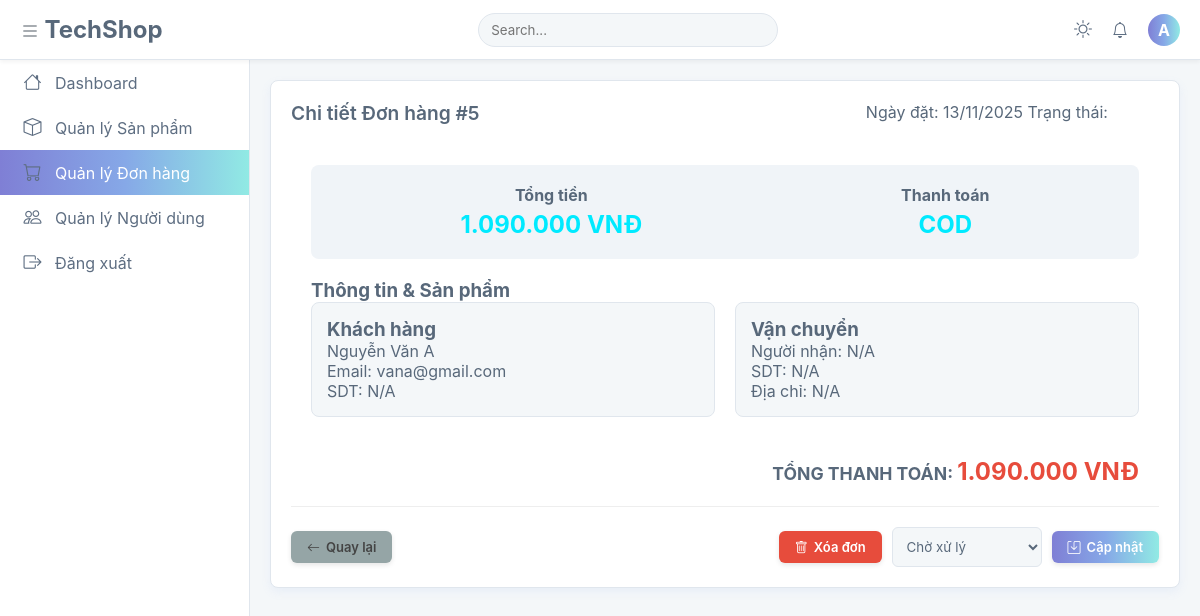
The page /public/admin/edit_orders.php?id=5 (signed in) on the database its author committed.
### tables this page shows
CREATE TABLE `don_hang` (
  `id` int(11) NOT NULL AUTO_INCREMENT,
  `id_khach_hang` int(11) NOT NULL,
  `tong_tien` decimal(10,2) NOT NULL,
  `phuong_thuc_thanh_toan` varchar(50) NOT NULL,
  `trang_thai_don` enum('cho_xac_nhan','da_xac_nhan','dang_giao','da_giao','huy') NOT NULL DEFAULT 'cho_xac_nhan',
  `ngay_dat_hang` datetime NOT NULL DEFAULT current_timestamp(),
  `id_dia_chi` int(11) NOT NULL COMMENT 'Khóa ngoại tới dia_chi',
  PRIMARY KEY (`id`),
  KEY `id_khach_hang` (`id_khach_hang`),
  KEY `fk_order_address` (`id_dia_chi`),
  CONSTRAINT `don_hang_ibfk_1` FOREIGN KEY (`id_khach_hang`) REFERENCES `nguoi_dung` (`id`) ON UPDATE CASCADE,
  CONSTRAINT `fk_order_address` FOREIGN KEY (`id_dia_chi`) REFERENCES `dia_chi` (`id`) ON UPDATE CASCADE
);

CREATE TABLE `nguoi_dung` (
  `id` int(11) NOT NULL AUTO_INCREMENT,
  `ho_ten` varchar(100) NOT NULL,
  `email` varchar(150) NOT NULL,
  `mat_khau` varchar(255) NOT NULL,
  `vai_tro` enum('khach','admin') NOT NULL DEFAULT 'khach',
  `email_verified` tinyint(1) DEFAULT 0 COMMENT '0: Chưa xác minh, 1: Đã xác minh',
  `email_verified_at` datetime DEFAULT NULL,
  `otp` varchar(6) DEFAULT NULL,
  `otp_expires_at` datetime DEFAULT NULL,
  `reset_token` varchar(64) DEFAULT NULL,
  `reset_expires_at` datetime DEFAULT NULL,
  `reset_otp` varchar(6) DEFAULT NULL,
  `reset_otp_expires` datetime DEFAULT NULL,
  `trang_thai` tinyint(1) NOT NULL DEFAULT 1 COMMENT '1: Hoạt động, 0: Bị khóa',
  `ngay_tao` datetime NOT NULL DEFAULT current_timestamp(),
  PRIMARY KEY (`id`),
  UNIQUE KEY `email` (`email`),
  UNIQUE KEY `email_2` (`email`)
);

### app/config/env.php (called while the page is built)
<?php
function env($key, $default = null) {
    static $data;
    if (!$data) {
        $data = [];
        $path = __DIR__ . '/.env';
        if (file_exists($path)) {
            $lines = file($path, FILE_IGNORE_NEW_LINES | FILE_SKIP_EMPTY_LINES);
            foreach ($lines as $line) {
                [$k, $v] = explode('=', $line, 2);
                $data[$k] = $v;
            }
        }
    }
    return $data[$key] ?? $default;
}

### app/config/database.php (called while the page is built, shortened)
<?php
require_once __DIR__ . "/env.php";
class Database {
    public $conn;
    public function __construct() {
        $this->conn = new mysqli(
            env("DB_HOST"),
            env("DB_USER"),
            env("DB_PASS"),
            env("DB_NAME")
        );
        $this->conn->set_charset("utf8");
    }
    public function getConnection() {
        return $this->conn;
    }
}

### app/models/OrderModel.php (called while the page is built, shortened)
<?php
require_once __DIR__ . '/../config/database.php';
class OrderModel {
    private $conn;
    public function __construct() {
        $this->conn = (new Database())->getConnection();
    }
    public function getById(int $id): ?array {
        $sql = "
            SELECT
                d.*,
                u.ho_ten AS ten_khach
            FROM don_hang d
            LEFT JOIN nguoi_dung u ON d.id_khach_hang = u.id
            WHERE d.id = ?
        ";
        $stmt = $this->conn->prepare($sql);
        $stmt->bind_param("i", $id);
        $stmt->execute();
        $res = $stmt->get_result()->fetch_assoc();
        return $res ?: null;
    }
}

### app/models/UserModel.php (called while the page is built, shortened)
<?php
require_once __DIR__ . '/../config/database.php';
class UserModel {
    public $conn;
    public function __construct() {
        $this->conn = (new Database())->getConnection();
    }
    public function getById($id) {
        $stmt = $this->conn->prepare("SELECT * FROM nguoi_dung WHERE id = ?");
        $stmt->bind_param("i", $id);
        $stmt->execute();
        return $stmt->get_result()->fetch_assoc();
    }
}

### public/admin/edit_orders.php (the view, shortened to what this page needs)
<?php
require_once __DIR__ . '/../../app/models/OrderModel.php';
require_once __DIR__ . '/../../app/models/UserModel.php';
$orderId = $_GET['id'] ?? null;
$orderModel = new OrderModel();
$order = $orderModel->getById((int)$orderId);
$userModel = new UserModel();
$customer = $userModel->getById($order['id_khach_hang']);
?>
<!DOCTYPE html>
<html lang="vi">
<head>
    <link rel="stylesheet" href="../assets/css/cssAdmin/admin_style.css">
    <link rel="stylesheet" href="https://cdn.jsdelivr.net/npm/bootstrap-icons@1.11.1/font/bootstrap-icons.css">
</head>
<body>
<div class="app-wrapper">
    <?php
    include __DIR__ . '/../includes/Admin/layout_sidebar.php';
    ?>
    <main class="main-content">
        <div class="card">
            <div class="card-header">
                <h5 class="card-title">Chi tiết Đơn hàng #<?= htmlspecialchars($order['id']) ?></h5>
                <div class="order-header-meta">
                    <span>Ngày đặt: <?= date('d/m/Y', strtotime($order['ngay_dat_hang'])) ?></span>
                    <span>Trạng thái:
                        <span class="status status-<?= htmlspecialchars($order['trang_thai_don']) ?>">
                        </span>
                    </span>
                </div>
            </div>
            <div class="card-body">
                <div class="order-summary-card">
                    <div class="summary-item">
                        <h4>Tổng tiền</h4>
                        <p><?= number_format($order['tong_tien'],0,',','.') ?> VNĐ</p>
                    </div>
                    <div class="summary-item">
                        <h4>Thanh toán</h4>
                        <p><?= htmlspecialchars($order['phuong_thuc_thanh_toan']) ?></p>
                    </div>
                </div>
                <h3 class="sub-section-title">Thông tin & Sản phẩm</h3>
                <div class="info-grid">
                    <div class="info-card">
                        <h3>Khách hàng</h3>
                        <p><?= htmlspecialchars($customer['ho_ten'] ?? 'N/A') ?></p>
                        <p>Email: <?= htmlspecialchars($customer['email'] ?? 'N/A') ?></p>
                        <p>SDT: <?= htmlspecialchars($customer['sdt'] ?? 'N/A') ?></p>
                    </div>
                    <div class="info-card">
                        <h3>Vận chuyển</h3>
                        <p>Người nhận: <?= htmlspecialchars($order['ten_nguoi_nhan'] ?? 'N/A') ?></p>
                        <p>SDT: <?= htmlspecialchars($order['sdt_nguoi_nhan'] ?? 'N/A') ?></p>
                        <p>Địa chỉ: <?= htmlspecialchars($order['dia_chi_giao_hang'] ?? 'N/A') ?></p>
                    </div>
                </div>
                <div class="total-summary">
                    <p><strong>TỔNG THANH TOÁN:
                        <span class="total-amount"><?= number_format($order['tong_tien'],0,',','.') ?> VNĐ</span>
                    </strong></p>
                </div>
            </div>
            <div class="card-footer">
                <a href="orders.php" class="btn btn-secondary">
                    <i class="bi bi-arrow-left"></i> Quay lại
                </a>
                <div class="right-actions">
                    <form action="orders.php" method="POST" onsubmit="return confirm('Bạn có chắc muốn xóa đơn hàng này?');">
                        <button type="submit" class="btn btn-delete">
                            <i class="bi bi-trash"></i> Xóa đơn
                        </button>
                    </form>
                    <form action="orders.php" method="POST" class="update-status-form">
                        <div class="form-group">
                            <select name="trang_thai_don" class="form-control" style="min-width: 150px;">
                                <option value="pending" <?= $order['trang_thai_don']=='pending'?'selected':'' ?>>Chờ xử lý</option>
                            </select>
                        </div>
                        <button type="submit" class="btn btn-primary">
                            <i class="bi bi-save"></i> Cập nhật
                        </button>
                    </form>
                </div>
            </div>
        </div>
    </main>
</div>
</body>
</html>

### public/assets/css/cssAdmin/admin_style.css (style rules this page uses)
:root { --light-gradient: linear-gradient(90deg, #7F7FD5 0%, #86A8E7 50%, #91EAE4 100%); --dark-gradient: linear-gradient(90deg, #00eaff 0%, #7f5eff 100%); --c-neon-cyan: #00eaff; --c-neon-purple: #7f5eff; --c-neon-border: rgba(0, 234, 255, 0.3); --c-white: #ffffff; --c-light-bg: #f4f7f9; --c-light-border: #e0e6ed; --c-light-text: #58687a; --c-light-text-sidebar: #5e6e82; --c-light-text-muted: #6c757d; --c-light-hover: #f0f4f8; --c-dark-bg: #0d1322; --c-dark-surface: #111a2b; --c-dark-text: #e6f7ff; --c-dark-text-sidebar: rgba(230, 247, 255, 0.9); --c-dark-text-muted: rgba(230, 247, 255, 0.7); --c-dark-hover: rgba(0, 234, 255, 0.1); --status-active: #2ecc71; --status-locked: #e74c3c; --status-pending: #f39c12; --status-shipping: #3498db; --sidebar-width: 250px; --sidebar-width-collapsed: 70px; --top-nav-height: 60px; --content-padding: 20px; --border-radius-card: 8px; --border-radius-input: 6px; --border-radius-button: 6px; --transition-speed-normal: 0.3s; --transition-ease: ease; --sidebar-bg: var(--c-white); --top-nav-bg: var(--c-white); --content-bg: var(--c-light-bg); --card-bg: var(--c-white); --sidebar-hover-bg: var(--c-light-hover); --text-color: var(--c-light-text); --text-light: var(--c-light-text-sidebar); --text-muted: var(--c-light-text-muted); --border-color: var(--c-light-border); --primary-color: var(--c-neon-cyan); --gradient-active: var(--light-gradient); --shadow-card: 0 4px 10px rgba(134, 168, 231, 0.1); }
* { box-sizing: border-box; margin: 0; padding: 0; font-family: -apple-system, BlinkMacSystemFont, "Segoe UI", Roboto, sans-serif; }
body { background-color: var(--content-bg); color: var(--text-color); transition: 0.3s; }
a { text-decoration: none; color: inherit; transition: 0.2s; }
.app-wrapper { padding-top: var(--top-nav-height); padding-left: var(--sidebar-width); transition: padding-left 0.3s ease; }
.main-content { padding: var(--content-padding); min-height: calc(100vh - var(--top-nav-height)); }
.card { background: var(--card-bg); border: 1px solid var(--border-color); border-radius: var(--border-radius-card); padding: var(--content-padding); box-shadow: var(--shadow-card); margin-bottom: 20px; }
.card-header { display: flex; justify-content: space-between; align-items: center; margin-bottom: 20px; flex-wrap: wrap; gap: 15px; }
.card-title { font-size: 1.2rem; font-weight: 600; }
.btn { padding: 8px 16px; border: none; border-radius: var(--border-radius-button); cursor: pointer; font-size: 13px; font-weight: 600; display: inline-flex; align-items: center; justify-content: center; gap: 6px; color: white; transition: all 0.3s cubic-bezier(0.25, 0.8, 0.25, 1); text-align: center; box-shadow: 0 2px 5px rgba(0,0,0,0.1); text-decoration: none; }
.btn-primary { background: var(--gradient-active); }
.btn-secondary { background: #95a5a6; color: #444; }
.btn-delete, .btn-lock { background: #e74c3c; color: #fff; }
.form-group { margin-bottom: 20px; }
.form-control { width: 100%; padding: 10px; border: 1px solid var(--border-color); background: var(--content-bg); color: var(--text-color); border-radius: var(--border-radius-input); }
.status, .role { padding: 4px 10px; border-radius: 20px; font-size: 12px; font-weight: 600; text-transform: uppercase; color: white; display: inline-block; }
.order-summary-card { display: flex; justify-content: space-around; background: var(--sidebar-hover-bg); padding: 20px; border-radius: 8px; margin-bottom: 20px; text-align: center; }
.summary-item p { font-size: 1.5rem; font-weight: bold; color: var(--primary-color); margin-top: 5px; }
.info-grid { display: grid; grid-template-columns: 1fr 1fr; gap: 20px; margin-bottom: 20px; }
.info-card { background: var(--content-bg); padding: 15px; border-radius: 8px; border: 1px solid var(--border-color); }
.total-summary { text-align: right; font-size: 1.1rem; margin-top: 20px; }
.total-summary .total-amount { color: #e74c3c; font-size: 1.5rem; font-weight: bold; }
.card-body { padding: var(--content-padding); min-height: 150px; display: flex; flex-direction: column; justify-content: space-between; }

### public/admin/edit_orders.php (style rules this page uses)
.card-footer { display:flex; justify-content:space-between; align-items:center; padding-top:20px; border-top:1px solid #eee; }
.right-actions { display:flex; gap:10px; align-items:center; }
.update-status-form { display:flex; align-items:center; gap:10px; margin:0; }
.update-status-form .form-group { margin-bottom:0; }
.status { font-weight:bold; }

### rows shown on the page
don_hang: id "5", ngay_dat_hang "13/11/2025", tong_tien "1.090.000", phuong_thuc_thanh_toan "COD"
nguoi_dung: ho_ten "Nguyễn Văn A", email "vana@gmail.com"

### other values the page prints
substr($_SESSION['user']['name'], 0, 1) "A"
$customer['sdt'] "N/A"
$order['ten_nguoi_nhan'] "N/A"
$order['sdt_nguoi_nhan'] "N/A"
$order['dia_chi_giao_hang'] "N/A"
